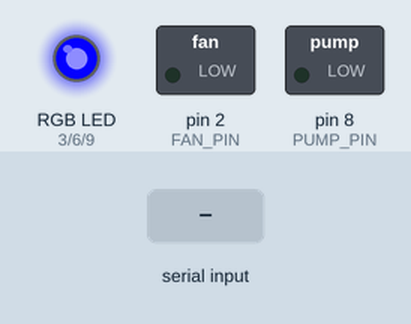
Recording of a sketch running on a simulated Arduino Uno, built with avr-gcc and run on an emulated ATmega328P. Shown: switched loads named in the sketch (green lamp = pin HIGH), an RGB LED mixed from three pins (HIGH = lit). Inputs (shaded band) come from the test bench. What the sketch prints to the serial monitor is not drawn.

Above: at 1.25 s.
1.3 s: "STOP\n" received over Serial
At 2.5 s:
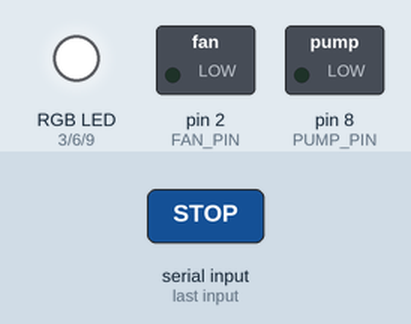
2.8 s: "FAN_ON\n" received over Serial
At 4.0 s:
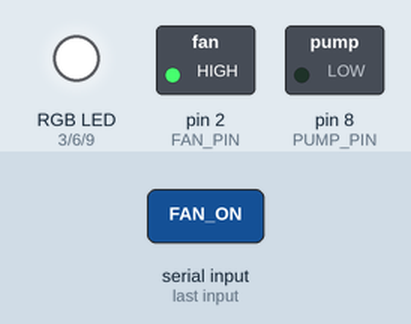
4.3 s: "PUMP_ON\n" received over Serial
At 5.1 s:
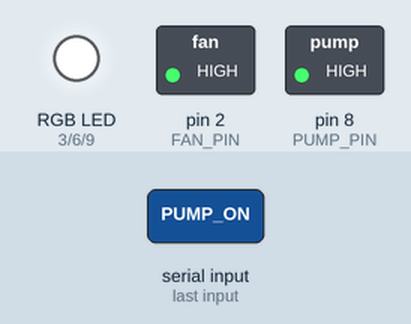
5.8 s: "FAN_OFF\n" received over Serial
At 6.3 s:
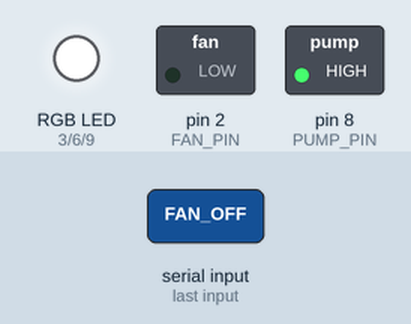
7.3 s: byte 10 ('\n') received over Serial
8.8 s: "PUMP_OFF\n" received over Serial
At 9.8 s:
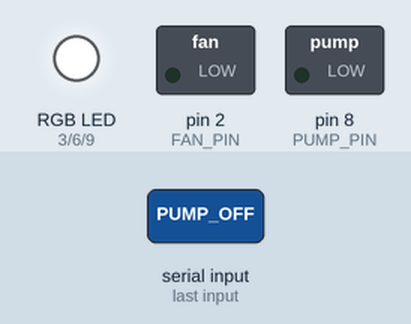
Timing chart, 0 to 11.3 s (numbered marks = the images above; inputs shaded):
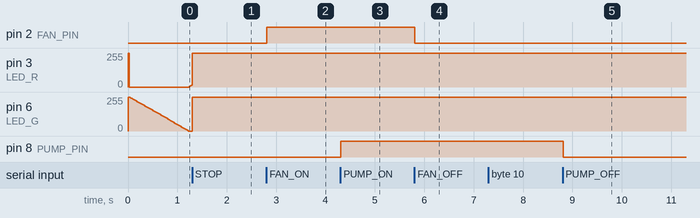

The sketch:

Showcase_LED_Display.ino
```cpp
// Rainbow showcase; same protocol and wiring as the normal HMI sketch.
#define GERM_DEFAULT_RAINBOW 1
// GERM Uno: existing HMI command names, actual wiring, and output feedback.
#include <stdlib.h>
#include <string.h>
#ifndef GERM_DEFAULT_RAINBOW
#define GERM_DEFAULT_RAINBOW 0
#endif
const byte FAN_PIN = 2, PUMP_PIN = 8;
const byte LED_R = 3, LED_G = 6, LED_B = 9;
// Existing showcase wiring uses inverted RGB PWM. Pump is direct N-channel gate.
bool fanOn = false, pumpOn = false;
byte r = 0, g = 0, b = 0;
unsigned long lastContact = 0, pumpStarted = 0, pumpDuration = 30000;
char buffer[80];
byte used = 0;
bool overflow = false;
bool rainbow = false;
unsigned long rainbowPrevious = 0;
unsigned int hue = 0;

// One hue degree every 20 ms; never block serial, fan, or pump handling.
void updateRainbow(unsigned long now) {
  if (!rainbow || now - rainbowPrevious < 20UL) return;
  rainbowPrevious = now;
  byte rising = (hue % 60) * 255UL / 60;
  byte falling = 255 - rising;
  switch (hue / 60) {
    case 0: r = 255; g = rising; b = 0; break;
    case 1: r = falling; g = 255; b = 0; break;
    case 2: r = 0; g = 255; b = rising; break;
    case 3: r = 0; g = falling; b = 255; break;
    case 4: r = rising; g = 0; b = 255; break;
    case 5: r = 255; g = 0; b = falling; break;
  }
  hue = (hue + 1) % 360;
  outputs();
}

void outputs() {
  digitalWrite(FAN_PIN, fanOn ? HIGH : LOW);
  digitalWrite(PUMP_PIN, pumpOn ? HIGH : LOW);
  analogWrite(LED_R, 255 - r);
  analogWrite(LED_G, 255 - g);
  analogWrite(LED_B, 255 - b);
}
void stopAll() { rainbow = false; fanOn = pumpOn = false; r = g = b = 0; outputs(); }
void reply(unsigned int id, const char *error) {
  Serial.print(F("{\"protocol\":2,\"id\":")); Serial.print(id);
  Serial.print(F(",\"fan\":")); Serial.print(fanOn ? F("true") : F("false"));
  Serial.print(F(",\"pump\":")); Serial.print(pumpOn ? F("true") : F("false"));
  Serial.print(F(",\"rgb\":[")); Serial.print(r); Serial.print(','); Serial.print(g); Serial.print(','); Serial.print(b);
  Serial.print(F("],\"a0\":null,\"fan_pwm\":false,\"white_channel\":false"));
  Serial.print(F(",\"lighting_mode\":\"")); Serial.print(rainbow ? F("rainbow") : F("normal")); Serial.print('"');
  if (error) { Serial.print(F(",\"error\":\"")); Serial.print(error); Serial.print('"'); }
  Serial.println('}');
}
bool parseNumber(const char *s, unsigned int maxValue, unsigned int &n) {
  if (!s || !*s || strlen(s) > 5) return false;
  for (const char *p = s; *p; ++p) if (*p < '0' || *p > '9') return false;
  unsigned long v = strtoul(s, NULL, 10);
  if (v > maxValue) return false;
  n = (unsigned int)v; return true;
}
void handleCommand(char *cmd) {
  unsigned int id = 0;
  if (!strncmp(cmd, "CMD:", 4)) {
    char *separator = strchr(cmd + 4, ':');
    if (!separator) { reply(0, "Invalid command ID"); return; }
    *separator = '\0';
    if (!parseNumber(cmd + 4, 60000, id) || !id) { reply(0, "Invalid command ID"); return; }
    cmd = separator + 1;
  }
  const char *error = NULL;
  if (!strcmp(cmd, "STATUS")) {}
  else if (!strcmp(cmd, "STOP")) stopAll();
  else if (!strcmp(cmd, "FAN_ON")) fanOn = true;
  else if (!strcmp(cmd, "FAN_OFF")) fanOn = false;
  else if (!strncmp(cmd, "FAN_SPEED:", 10)) {
    unsigned int speed;
    if (!parseNumber(cmd + 10, 255, speed) || (speed != 0 && speed != 255)) error = "D2 supports fan on/off only";
    else fanOn = speed == 255;
  }
  else if (!strcmp(cmd, "PUMP_OFF")) pumpOn = false;
  else if (!strcmp(cmd, "PUMP_ON") || !strcmp(cmd, "PUMP_5S")) {
    unsigned long duration = !strcmp(cmd, "PUMP_5S") ? 5000UL : 30000UL;
    if (!pumpOn) { pumpStarted = millis(); pumpDuration = duration; }
    else if (duration < pumpDuration) pumpDuration = duration;
    pumpOn = true;
  }
  else if (!strcmp(cmd, "MODE:rainbow")) { rainbow = true; hue = 0; rainbowPrevious = millis() - 20UL; updateRainbow(millis()); }
  else if (!strcmp(cmd, "MODE:normal")) { rainbow = false; r = g = b = 0; }
  else if (!strcmp(cmd, "LED_OFF")) { rainbow = false; r = g = b = 0; }
  else if (!strcmp(cmd, "LED_ON")) { rainbow = false; r = g = b = 255; }
  else if (!strncmp(cmd, "LED:", 4)) {
    unsigned int channels[4];
    char *cursor = cmd + 4;
    bool valid = true;
    for (byte i = 0; i < 4; ++i) {
      char *comma = strchr(cursor, ',');
      if ((i < 3 && !comma) || (i == 3 && comma)) { valid = false; break; }
      if (comma) *comma = '\0';
      if (!parseNumber(cursor, 255, channels[i])) { valid = false; break; }
      if (comma) cursor = comma + 1;
    }
    if (!valid) error = "Invalid RGB values";
    else if (channels[3] != 0) error = "No separate white channel; use RGB";
    else { rainbow = false; r = channels[0]; g = channels[1]; b = channels[2]; }
  }
  else error = "Unknown command";
  if (!error) { lastContact = millis(); outputs(); }
  reply(id, error);
}
void setup() {
  digitalWrite(FAN_PIN, LOW); digitalWrite(PUMP_PIN, LOW);
  pinMode(FAN_PIN, OUTPUT); pinMode(PUMP_PIN, OUTPUT);
  pinMode(LED_R, OUTPUT); pinMode(LED_G, OUTPUT); pinMode(LED_B, OUTPUT);
  stopAll(); Serial.begin(9600); lastContact = millis();
  rainbow = GERM_DEFAULT_RAINBOW;
}
void loop() {
  unsigned long now = millis();
  if (now - lastContact >= 10000UL) stopAll();
  if (pumpOn && now - pumpStarted >= pumpDuration) { pumpOn = false; outputs(); }
  updateRainbow(now);
  for (byte count = 0; count < 64 && Serial.available(); ++count) {
    char c = Serial.read();
    if (c == '\r') continue;
    if (c == '\n') {
      if (overflow) reply(0, "Command too long");
      else { buffer[used] = '\0'; handleCommand(buffer); }
      used = 0; overflow = false;
    } else if (!overflow && used < sizeof(buffer) - 1) buffer[used++] = c;
    else overflow = true;
  }
}
```

Measured:
- after the input at 1.3 s, pin 6 (LED_G): 0/255 → 255/255 at once; pin 9 (LED_B): stays HIGH (without the input it goes to HIGH after 1.1 s)
- after the input at 2.8 s, pin 2 (FAN_PIN): LOW → HIGH at once
- after the input at 4.3 s, pin 8 (PUMP_PIN): LOW → HIGH at once
- after the input at 5.8 s, pin 2 (FAN_PIN): HIGH → LOW at once
- after the input at 7.3 s, every drawn part: stays the same
- after the input at 8.8 s, pin 8 (PUMP_PIN): HIGH → LOW at once
